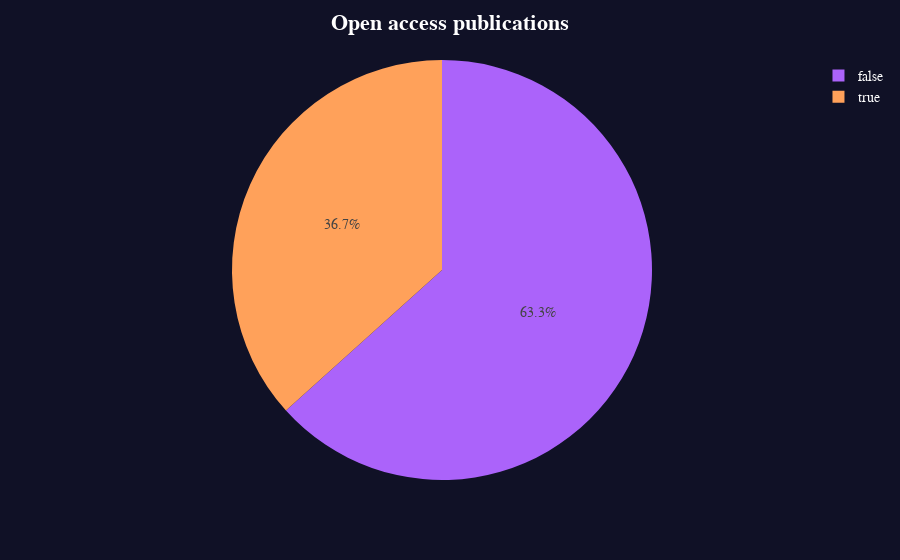

The notebook cell saved with this chart:
### Markdown cell above
### Basic plots

### Code cell
plots.make_access_pie(results_df, 'semantic_scholar')

### Figure 1 — Plotly figure (JSON) as saved in the notebook; plotly's stock layout.template omitted (floating-point values rounded to 4 significant figures)
{"data": [{"customdata": [[false], [true]], "domain": {"x": [0, 1], "y": [0, 1]}, "hovertemplate": "isOpenAccess=%{customdata[0]}<br>title=%{value}<extra></extra>", "labels": [false, true], "legendgroup": "", "marker": {"colors": ["#ab63fa", "#FFA15A"]}, "name": "", "showlegend": true, "type": "pie", "values": [19, 11]}], "layout": {"font": {"color": "white", "family": "Courier New, monospace", "size": 14}, "legend": {"tracegroupgap": 0}, "margin": {"t": 60}, "paper_bgcolor": "#101126", "plot_bgcolor": "#101126", "title": {"text": "<span style='font-size: 22px;'><b>Open access publications<b></span>", "x": 0.5}}}
